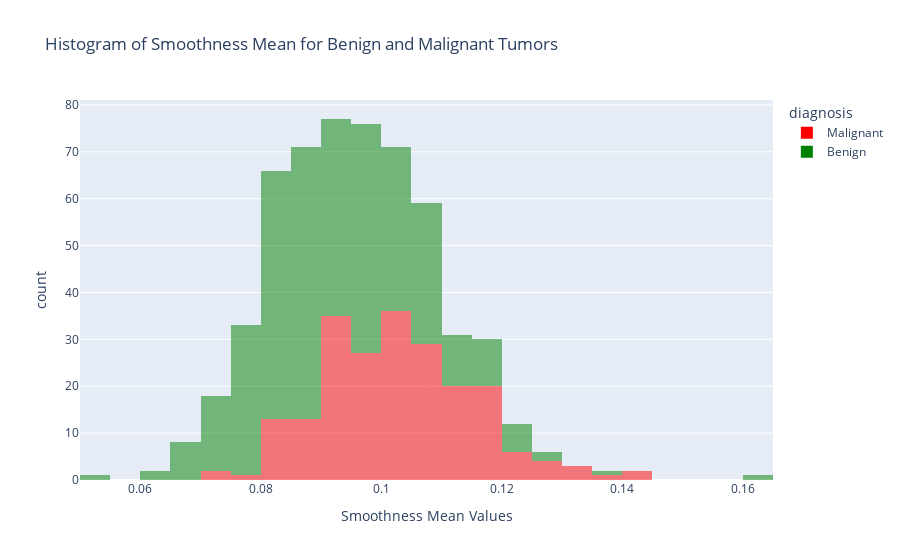

Notebook cell for this chart:
### Markdown cell above
<div style="text-align: left;">
    <h5><strong>Histogram of Smoothness Mean for Benign and Malignant Tumors</strong></h5>
</div>

### Code cell
import plotly.express as px
import pandas as pd

# Convert diagnosis column to categorical for better plotting
#df_final['diagnosis'] = df_final.Categorical(df_final['diagnosis'])
df_final['diagnosis'] = df_final['diagnosis'].astype('category')

# Map "M" to "Malignant" and "B" to "Benign" in the diagnosis column
df_final['diagnosis'] = df_final['diagnosis'].map({'M': 'Malignant', 'B': 'Benign'})

# Create a histogram using Plotly
fig = px.histogram(df_final, x="smoothness_mean", color="diagnosis", nbins=30,
                   color_discrete_sequence=['red', 'green'],
                   labels={"smoothness_mean": "Smoothness Mean Values", "count": "Frequency"},
                   title="Histogram of Smoothness Mean for Benign and Malignant Tumors",
                   opacity=0.5)

# Update legend labels
fig.update_traces(marker=dict(opacity=0.5), selector=dict(type='histogram'))
fig.update_layout(showlegend=True)

# Show the plot
fig.show()

### Figure 1 — Plotly figure (JSON) as saved in the notebook; plotly's stock layout.template omitted (floating-point values rounded to 4 significant figures; data arrays with more than 128 entries replaced by an {"elided": "..."} marker saying what was removed)
{"data": [{"alignmentgroup": "True", "bingroup": "x", "hovertemplate": "diagnosis=Malignant<br>Smoothness Mean Values=%{x}<br>count=%{y}<extra></extra>", "legendgroup": "Malignant", "marker": {"color": "red", "opacity": 0.5, "pattern": {"shape": ""}}, "name": "Malignant", "nbinsx": 30, "offsetgroup": "Malignant", "orientation": "v", "showlegend": true, "type": "histogram", "x": {"elided": "212 float values"}, "xaxis": "x", "yaxis": "y"}, {"alignmentgroup": "True", "bingroup": "x", "hovertemplate": "diagnosis=Benign<br>Smoothness Mean Values=%{x}<br>count=%{y}<extra></extra>", "legendgroup": "Benign", "marker": {"color": "green", "opacity": 0.5, "pattern": {"shape": ""}}, "name": "Benign", "nbinsx": 30, "offsetgroup": "Benign", "orientation": "v", "showlegend": true, "type": "histogram", "x": {"elided": "357 float values"}, "xaxis": "x", "yaxis": "y"}], "layout": {"barmode": "relative", "legend": {"title": {"text": "diagnosis"}, "tracegroupgap": 0}, "showlegend": true, "title": {"text": "Histogram of Smoothness Mean for Benign and Malignant Tumors"}, "xaxis": {"anchor": "y", "domain": [0, 1], "title": {"text": "Smoothness Mean Values"}}, "yaxis": {"anchor": "x", "domain": [0, 1], "title": {"text": "count"}}}}
